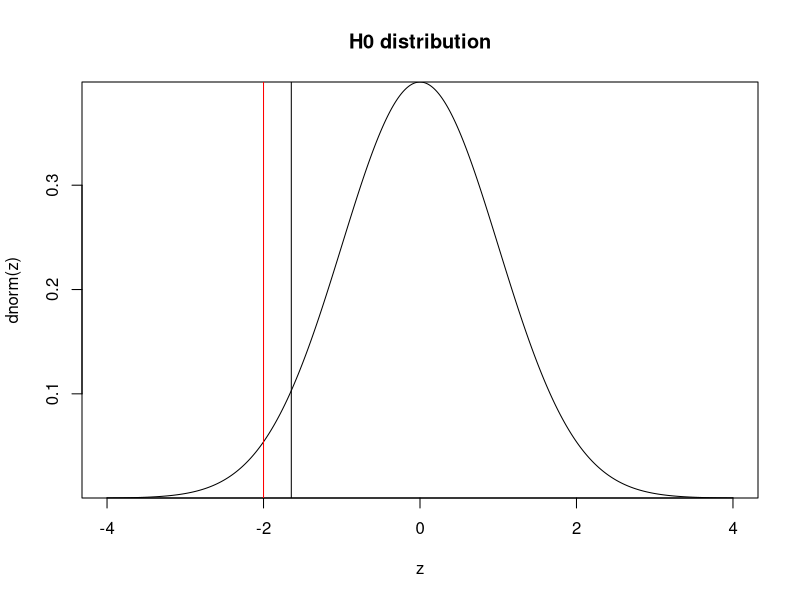
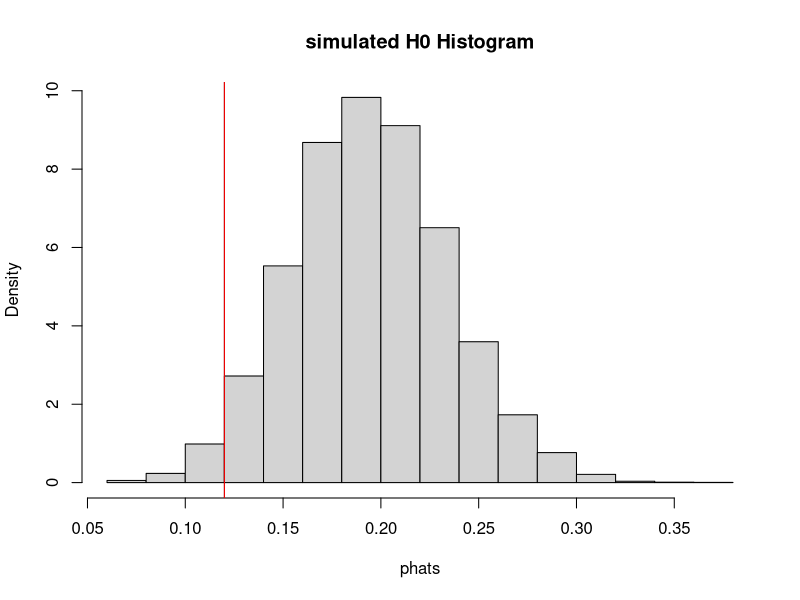

Recreate these plots in R, in order.
# H0: p >= 0.2
# Ha: p < 0.2

# null Hypothesis
p0 = 0.2

# Sampling information:
n = 100 
phat = 0.12 # Review of 100 emails showed 12% spam.
# Less than 20% spams passed through which is a good news.
# Is this just happened by chance?

# The null distribution of phat can be approximated by normal dist if  
n*phat > 10
n*(1-phat) > 10

# The null distribution of phat has following parametrs:
muPhat = p0
sigmaPhat = sqrt(p0*(1-p0)/n) # which we call it SE of phat

# find test Statistic (Z score which is always equal to (x-mu)/sigma)
Zstat = (phat-p0)/sqrt(p0*(1-p0)/n)
Zstat

# Is Zstat falls in the the critical region? Since it's one-sided test:
alpha = 0.05
-qnorm(1-alpha)
Zstat < -qnorm(1-alpha)
# Reject the null hypthesis. That means the difference 
# between phat and p0 is not by chance.


# What happened graphically:
z = seq(-4, 4, 0.01) # making sequnce of numbers between -4 and 4
plot(z, dnorm(z), main = "H0 distribution", type = "l", yaxs="i")
abline(v = -qnorm(1-alpha)) # Critical value
abline(v = Zstat , col = "red") # Zstat

# finding p-value
# pvalue = P(z < zstat)
pnorm(Zstat, 0, 1)


# How to understand this by simulation:
# Simulate the null distribution:
nsim = 10000
ntot = n*nsim
rv = sample(0:1, ntot, p = c(0.8, 0.2), replace = T)
rvm = matrix(rv, nrow = nsim)
phats = rowMeans(rvm)
hist(phats, freq=F, main ="simulated H0 Histogram")
abline(v = quantile(phats, 0.025), col = "black")
abline(v = phat, col = "red")














